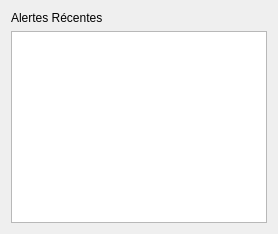
<?xml version="1.0" encoding="UTF-8"?>
<ui version="4.0">
 <class>Alerts</class>
 <widget class="QWidget" name="Alerts">
  <layout class="QVBoxLayout" name="verticalLayout">
   <item>
    <widget class="QLabel" name="alertTitle">
     <property name="text">
      <string>Alertes Récentes</string>
     </property>
    </widget>
   </item>
   <item>
    <widget class="QListWidget" name="alertList"/>
   </item>
  </layout>
 </widget>
 <resources/>
 <connections/>
</ui>
